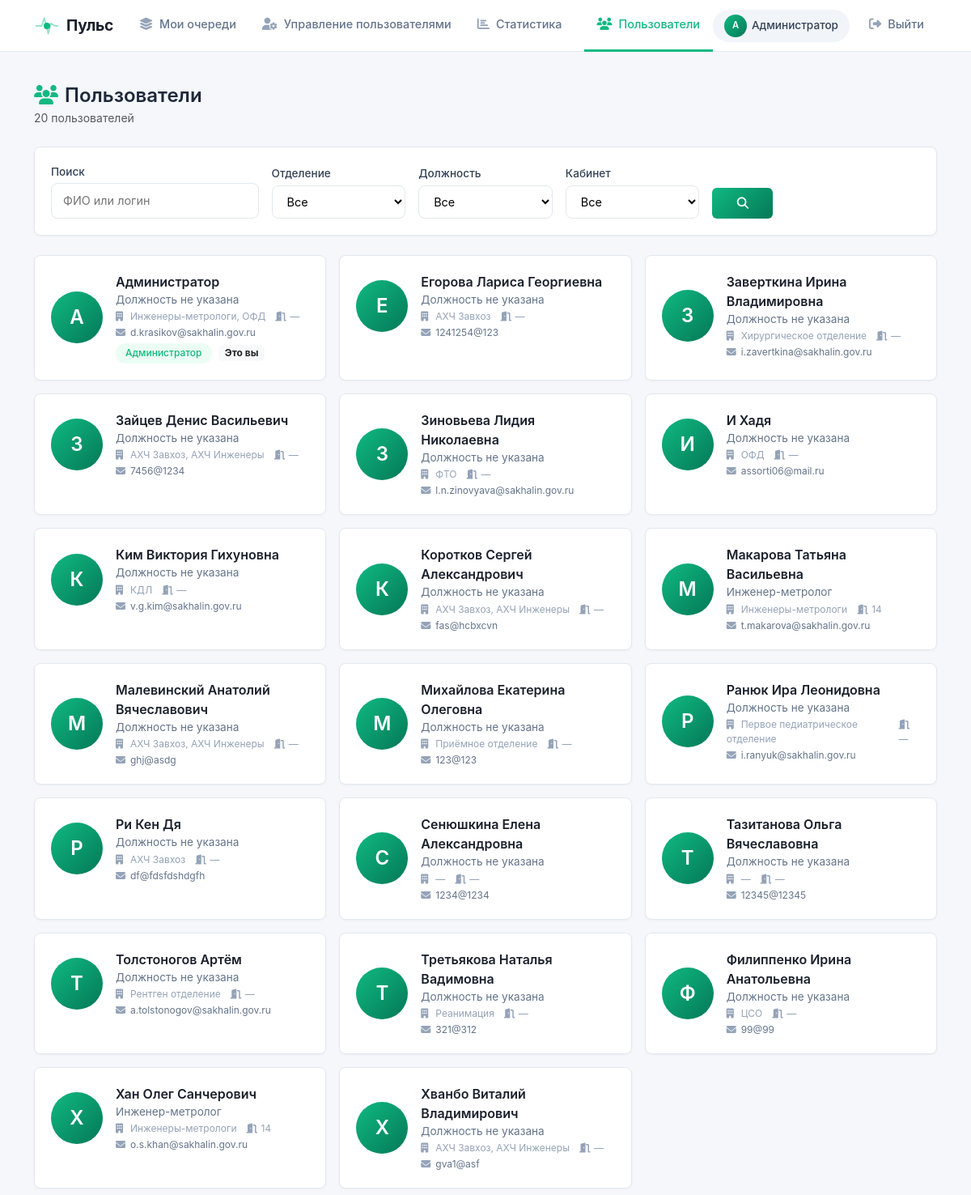
Screenshot of /users (signed in) with the database file from the repository.
### models.py (models this page shows, shortened)
class User(UserMixin, db.Model):
    id = db.Column(db.Integer, primary_key=True)
    username = db.Column(db.String(80), unique=True, nullable=False)
    password = db.Column(db.String(200), nullable=False)
    full_name = db.Column(db.String(300), nullable=True)
    email = db.Column(db.String(120), unique=True, nullable=False)
    phone = db.Column(db.String(20), nullable=True)
    department = db.Column(db.String(200), nullable=True)
    position = db.Column(db.String(200), nullable=True)
    office = db.Column(db.String(50), nullable=True)
    role = db.Column(db.Integer, default=1)
    created_at = db.Column(db.DateTime, default=datetime.now(tz))
    notify_email = db.Column(db.Boolean, default=True)
    queues = db.relationship('Queue', secondary='user_queue', back_populates='members')
    admin_queues = db.relationship('Queue', secondary='queue_admins', back_populates='admins')
    assigned_tickets = db.relationship('Ticket', secondary='ticket_assignees', back_populates='assignees')
    created_tickets = db.relationship('Ticket', foreign_keys='Ticket.created_by_id', backref='creator')
    allowed_queues = db.relationship(
        'Queue',
        secondary='queue_links',
        primaryjoin='Queue.id == queue_links.c.queue_from',
        secondaryjoin='Queue.id == queue_links.c.queue_to',
        backref='allowed_by_queues'
    )
    bookings = db.relationship('Booking', backref='user', lazy=True)
    @property
    def department(self):
        return ', '.join(q.name for q in self.queues)

class Queue(db.Model):
    id = db.Column(db.Integer, primary_key=True)
    name = db.Column(db.String(100), nullable=False, unique=True)
    description = db.Column(db.Text, nullable=True)
    is_active = db.Column(db.Boolean, default=True)
    queue_type = db.Column(db.String(50), default='default')
    created_at = db.Column(db.DateTime, default=datetime.now(tz))
    created_by_id = db.Column(db.Integer, db.ForeignKey('user.id'))
    mail = db.Column(db.Text,default = None)
    admins = db.relationship('User', secondary='queue_admins', back_populates='admin_queues')
    members = db.relationship('User', secondary='user_queue', back_populates='queues')
    tickets = db.relationship('Ticket', backref='queue', lazy=True)
    cars = db.relationship('Car', backref='queue', lazy=True)
    created_by = db.relationship('User', foreign_keys=[created_by_id])

### app.py (the view, shortened to what this page needs)
@app.route('/users')
@login_required
def users_list():
    query = User.query
    search = request.args.get('search', '').strip()
    department = request.args.get('department', '').strip()
    position = request.args.get('position', '').strip()
    office = request.args.get('office', '').strip()
    if department:
        query = query.filter(User.department == department)
    if position:
        query = query.filter(User.position == position)
    if office:
        query = query.filter(User.office == office)
    users = query.order_by(User.full_name).all()
    departments = sorted(set(u.department for u in User.query.all() if u.department))
    positions = sorted(set(u.position for u in User.query.all() if u.position))
    offices = sorted(set(u.office for u in User.query.all() if u.office))
    return render_template('users_list.html',
                         users=users,
                         departments=departments,
                         positions=positions,
                         offices=offices)

### app.py (called while the page is built)
@login_manager.user_loader
def load_user(user_id):
    return User.query.get(int(user_id))

@app.context_processor
def inject_globals():
    return {
        'User': User,
        'can_manage_queue': can_manage_queue,
        'format_datetime': format_datetime,
        'get_current_server_time': get_current_server_time,
        'SERVER_TIMEZONE': SERVER_TIMEZONE
    }

### templates/users_list.html (shortened to what this page needs)
{% extends "base.html" %}
{% block content %}
<div class="d-flex justify-content-between align-items-center mb-4">
    <div>
        <h4 class="mb-0 fw-semibold">
            <i class="fas fa-users me-2" style="color: var(--primary);"></i>Пользователи
        </h4>
        <span class="text-muted small">{{ users|length }} пользователей</span>
    </div>
</div>
<div class="card-modern mb-4 animate-fade-in">
    <div class="card-body">
        <form method="GET" action="{{ url_for('users_list') }}" class="row g-3 align-items-end">
            <div class="col-md-3">
                <label class="form-label-modern small">Поиск</label>
                <input type="text" class="form-control-modern" name="search" value="{{ request.args.get('search', '') }}" placeholder="ФИО или логин">
            </div>
            <div class="col-md-2">
                <label class="form-label-modern small">Отделение</label>
                <select class="form-select-modern" name="department">
                    <option value="">Все</option>
                </select>
            </div>
            <div class="col-md-2">
                <label class="form-label-modern small">Должность</label>
                <select class="form-select-modern" name="position">
                    <option value="">Все</option>
                </select>
            </div>
            <div class="col-md-2">
                <label class="form-label-modern small">Кабинет</label>
                <select class="form-select-modern" name="office">
                    <option value="">Все</option>
                </select>
            </div>
            <div class="col-md-1">
                <button type="submit" class="btn btn-primary-gradient w-100">
                    <i class="fas fa-search"></i>
                </button>
            </div>
        </form>
    </div>
</div>
{% if users %}
    <div class="row g-3 animate-fade-in">
        {% for user in users %}
            <div class="col-md-6 col-lg-4">
                <a href="{{ url_for('user_profile', user_id=user.id) }}" class="text-decoration-none">
                    <div class="user-card card-modern h-100">
                        <div class="user-card-body">
                            <div class="user-avatar-lg" style="background: linear-gradient(135deg, #10b981 0%, #047857 100%);">
                                {{ user.full_name[0]|upper if user.full_name else user.username[0]|upper }}
                            </div>
                            <div class="user-card-info">
                                <div class="user-card-name">{{ user.full_name or user.username }}</div>
                                <div class="user-card-position">{{ user.position or 'Должность не указана' }}</div>
                                <div class="user-card-meta">
                                    <span><i class="fas fa-building me-1"></i>{{ user.department or '—' }}</span>
                                    <span><i class="fas fa-door-open me-1"></i>{{ user.office or '—' }}</span>
                                </div>
                                <div class="user-card-contact">
                                    <span><i class="fas fa-envelope me-1"></i>{{ user.email }}</span>
                                </div>
                                {% if user.role == 0 %}
                                    <span class="badge-status badge-status-new mt-1">Администратор</span>
                                {% endif %}
                                {% if user.id == current_user.id %}
                                    <span class="badge bg-light text-dark border-0 ms-1">Это вы</span>
                                {% endif %}
                            </div>
                        </div>
                    </div>
                </a>
            </div>
        {% endfor %}
    </div>
{% endif %}
{% endblock %}

### templates/base.html (shortened to what this page needs)
<!DOCTYPE html>
<html lang="ru">
<head>
    <link href="https://cdn.jsdelivr.net/npm/bootstrap@5.3.0/dist/css/bootstrap.min.css" rel="stylesheet">
    <link href="https://cdnjs.cloudflare.com/ajax/libs/font-awesome/6.4.0/css/all.min.css" rel="stylesheet">
    <link rel="stylesheet" href="{{ url_for('static', filename='style.css') }}">
    <link href="https://cdn.quilljs.com/1.3.6/quill.snow.css" rel="stylesheet">
</head>
<body>
    <nav class="navbar navbar-expand-lg navbar-custom">
        <div class="container">
            <a class="navbar-brand" href="{{ url_for('index') }}">
                <span class="logo-pulse">
                    <span class="pulse-icon">
                        <span class="pulse-dot"></span>
                    </span>
                    Пульс
                </span>
            </a>
            <div class="collapse navbar-collapse" id="navbarNav">
                <ul class="navbar-nav me-auto">
                    {% if current_user.is_authenticated and current_user.admin_queues %}
                        <li class="nav-item">
                            <a class="nav-link {{ 'active' if request.endpoint == 'my_queues' }}" href="{{ url_for('my_queues.my_queues') }}">
                                <i class="fas fa-layer-group"></i> Мои очереди
                            </a>
                        </li>
                    {% endif %}
                    {% if current_user.is_authenticated and current_user.role == 0 %}
                        <li class="nav-item dropdown">
                            <a class="nav-link {{ 'active' if request.endpoint == 'admin_users' }}" href="{{ url_for('user_mgmt.admin_users') }}">
                                <i class="fas fa-user-cog"></i> Управление пользователями
                            </a>
                        </li>
                        <li class="nav-item">
                            <a class="nav-link {{ 'active' if request.endpoint == 'statistics' }}" href="{{ url_for('statistics.statistics') }}">
                                <i class="fas fa-chart-bar"></i> Статистика
                            </a>
                        </li>
                    {% endif %}
                </ul>
                <ul class="navbar-nav align-items-center">
                    {% if current_user.is_authenticated %}
                        <li class="nav-item">
                            <a class="nav-link {{ 'active' if request.endpoint == 'users_list' }}" href="{{ url_for('users_list') }}">
                                <i class="fas fa-users"></i> Пользователи
                            </a>
                        </li>
                        <li class="nav-item me-2">
                            <a href="{{ url_for('profile') }}" class="user-badge-link" title="Перейти в профиль">
                                <span class="user-badge">
                                    <span class="user-avatar-mini">{{ (current_user.full_name or current_user.username)[0]|upper }}</span>
                                    {{ current_user.full_name or current_user.username }}
                                </span>
                            </a>
                        </li>
                        <li class="nav-item">
                            <a class="nav-link btn-logout" href="{{ url_for('login.logout') }}">
                                <i class="fas fa-sign-out-alt"></i> Выйти
                            </a>
                        </li>
                    {% else %}
                        <li class="nav-item">
                            <a class="nav-link btn-login" href="{{ url_for('login') }}">
                                <i class="fas fa-sign-in-alt"></i> Войти
                            </a>
                        </li>
                    {% endif %}
                </ul>
            </div>
        </div>
    </nav>
    <div class="container mt-4 pt-3">
        {% block content %}{% endblock %}
    </div>
</body>
</html>

### static/style.css (style rules this page uses)
:root { --primary: #10b981; --primary-hover: #059669; --primary-light: #ecfdf5; --primary-dark: #047857; --primary-gradient: linear-gradient(135deg, #10b981 0%, #047857 100%); --gray-50: #f8fafc; --gray-100: #f1f5f9; --gray-200: #e2e8f0; --gray-300: #cbd5e1; --gray-400: #94a3b8; --gray-500: #64748b; --gray-600: #475569; --gray-700: #334155; --gray-800: #1e293b; --gray-900: #0f172a; --radius: 8px; --shadow: 0 1px 3px rgba(0,0,0,0.04); --shadow-md: 0 4px 12px rgba(0,0,0,0.06); --shadow-lg: 0 10px 40px rgba(0,0,0,0.08); }
* { margin: 0; padding: 0; box-sizing: border-box; }
body { font-family: -apple-system, BlinkMacSystemFont, "Segoe UI", Roboto, "Helvetica Neue", Arial, sans-serif; background: #f5f7fa; color: var(--gray-800); -webkit-font-smoothing: antialiased; line-height: 1.5; padding-top: 64px; }
a { text-decoration: none; color: var(--primary); transition: color 0.2s; }
.navbar-custom { background: #ffffff; border-bottom: 1px solid var(--gray-200); height: 64px; padding: 0; position: fixed; top: 0; left: 0; right: 0; z-index: 1000; }
.navbar-custom .container { height: 100%; display: flex; align-items: center; }
.navbar-custom .navbar-brand { font-weight: 600; font-size: 1.1rem; color: var(--gray-900); letter-spacing: -0.3px; display: flex; align-items: center; }
.navbar-custom .nav-link { color: var(--gray-500) !important; font-size: 0.9rem; font-weight: 500; padding: 0 16px !important; height: 64px; display: flex; align-items: center; border-bottom: 2px solid transparent; transition: all 0.15s ease; }
.navbar-custom .nav-link:hover, .navbar-custom .nav-link.active { color: var(--gray-900) !important; border-bottom-color: var(--primary); }
.navbar-custom .nav-link i { margin-right: 8px; font-size: 0.95rem; }
.user-badge { font-size: 0.85rem; font-weight: 500; color: var(--gray-700); background: var(--gray-100); padding: 6px 14px; border-radius: 20px; display: inline-flex; align-items: center; gap: 6px; }
.btn-logout { color: var(--gray-500) !important; font-weight: 500; padding: 6px 12px !important; border-radius: 6px; transition: all 0.15s; }
.card-modern { background: #ffffff; border: 1px solid var(--gray-200); border-radius: var(--radius); box-shadow: var(--shadow); transition: box-shadow 0.2s ease, transform 0.15s ease; }
.card-modern .card-body { padding: 20px; }
.btn-primary-gradient { background: var(--primary-gradient); border: none; color: #fff; padding: 8px 18px; border-radius: 6px; font-weight: 500; font-size: 0.9rem; transition: all 0.3s ease; }
.badge-status { display: inline-block; padding: 4px 12px; border-radius: 12px; font-weight: 500; font-size: 0.75rem; line-height: 1.4; }
.badge-status-new { background: var(--primary-light); color: var(--primary); }
.form-control-modern { border: 1px solid var(--gray-200); border-radius: var(--radius); padding: 10px 14px; font-size: 0.9rem; transition: border-color 0.15s, box-shadow 0.15s; width: 100%; background: #fff; }
.form-select-modern { border: 1px solid var(--gray-200); border-radius: var(--radius); padding: 10px 14px; font-size: 0.9rem; transition: border-color 0.15s, box-shadow 0.15s; width: 100%; background: #fff; }
.form-label-modern { font-weight: 500; color: var(--gray-700); margin-bottom: 4px; font-size: 0.85rem; display: block; }
.animate-fade-in { animation: fadeInUp 0.3s ease forwards; }

### templates/users_list.html (style rules this page uses)
.user-card { transition: all 0.3s ease; cursor: pointer; }
.user-card-body { padding: 20px; display: flex; align-items: center; gap: 16px; }
.user-avatar-lg { width: 64px; height: 64px; border-radius: 50%; background: linear-gradient(135deg, #10b981 0%, #047857 100%); color: #fff; display: flex; align-items: center; justify-content: center; font-size: 1.5rem; font-weight: 600; flex-shrink: 0; }
.user-card-info { flex: 1; min-width: 0; }
.user-card-name { font-weight: 600; color: #1a202c; font-size: 1rem; }
.user-card-position { font-size: 0.85rem; color: #64748b; }
.user-card-meta { display: flex; gap: 12px; font-size: 0.75rem; color: #94a3b8; margin-top: 2px; }
.user-card-meta i { width: 14px; }
.user-card-contact { display: flex; flex-wrap: wrap; gap: 8px 16px; font-size: 0.75rem; color: #64748b; margin-top: 2px; }
.user-card-contact i { width: 14px; color: #94a3b8; }

### rows the page displays
User: full_name "А", full_name "Администратор", position "Должность не указана", name "Инженеры-метрологи, ОФД", office "—", email "d.krasikov@sakhalin.gov.ru", role "Администратор", shows "Это вы"
User: full_name "Е", full_name "Егорова Лариса Георгиевна", position "Должность не указана", name "АХЧ Завхоз", office "—", email "1241254@123"
User: full_name "З", full_name "Заверткина Ирина Владимировна", position "Должность не указана", name "Хирургическое отделение", office "—", email "i.zavertkina@sakhalin.gov.ru"
User: full_name "З", full_name "Зайцев Денис Васильевич", position "Должность не указана", name "АХЧ Завхоз, АХЧ Инженеры", office "—", email "7456@1234"
User: full_name "З", full_name "Зиновьева Лидия Николаевна", position "Должность не указана", name "ФТО", office "—", email "l.n.zinovyava@sakhalin.gov.ru"
User: full_name "И", full_name "И Хадя", position "Должность не указана", name "ОФД", office "—", email "assorti06@mail.ru"
User: full_name "К", full_name "Ким Виктория Гихуновна", position "Должность не указана", name "КДЛ", office "—", email "v.g.kim@sakhalin.gov.ru"
User: full_name "К", full_name "Коротков Сергей Александрович", position "Должность не указана", name "АХЧ Завхоз, АХЧ Инженеры", office "—", email "fas@hcbxcvn"
User: full_name "М", full_name "Макарова Татьяна Васильевна", position "Инженер-метролог", name "Инженеры-метрологи", office "14", email "t.makarova@sakhalin.gov.ru"
User: full_name "М", full_name "Малевинский Анатолий Вячеславович", position "Должность не указана", name "АХЧ Завхоз, АХЧ Инженеры", office "—", email "ghj@asdg"
User: full_name "М", full_name "Михайлова Екатерина Олеговна", position "Должность не указана", name "Приёмное отделение", office "—", email "123@123"
User: full_name "Р", full_name "Ранюк Ира Леонидовна", position "Должность не указана", name "Первое педиатрическое отделение", office "—", email "i.ranyuk@sakhalin.gov.ru"
User: full_name "Р", full_name "Ри Кен Дя", position "Должность не указана", name "АХЧ Завхоз", office "—", email "df@fdsfdshdgfh"
User: full_name "С", full_name "Сенюшкина Елена Александровна", position "Должность не указана", department "—", office "—", email "1234@1234"
User: full_name "Т", full_name "Тазитанова Ольга Вячеславовна", position "Должность не указана", department "—", office "—", email "12345@12345"
User: full_name "Т", full_name "Толстоногов Артём", position "Должность не указана", name "Рентген отделение", office "—", email "a.tolstonogov@sakhalin.gov.ru"
User: full_name "Т", full_name "Третьякова Наталья Вадимовна", position "Должность не указана", name "Реанимация", office "—", email "321@312"
User: full_name "Ф", full_name "Филиппенко Ирина Анатольевна", position "Должность не указана", name "ЦСО", office "—", email "99@99"
User: full_name "Х", full_name "Хан Олег Санчерович", position "Инженер-метролог", name "Инженеры-метрологи", office "14", email "o.s.khan@sakhalin.gov.ru"
User: full_name "Х", full_name "Хванбо Виталий Владимирович", position "Должность не указана", name "АХЧ Завхоз, АХЧ Инженеры", office "—", email "gva1@asf"

### other values shown
{{ users|length }} "20"
